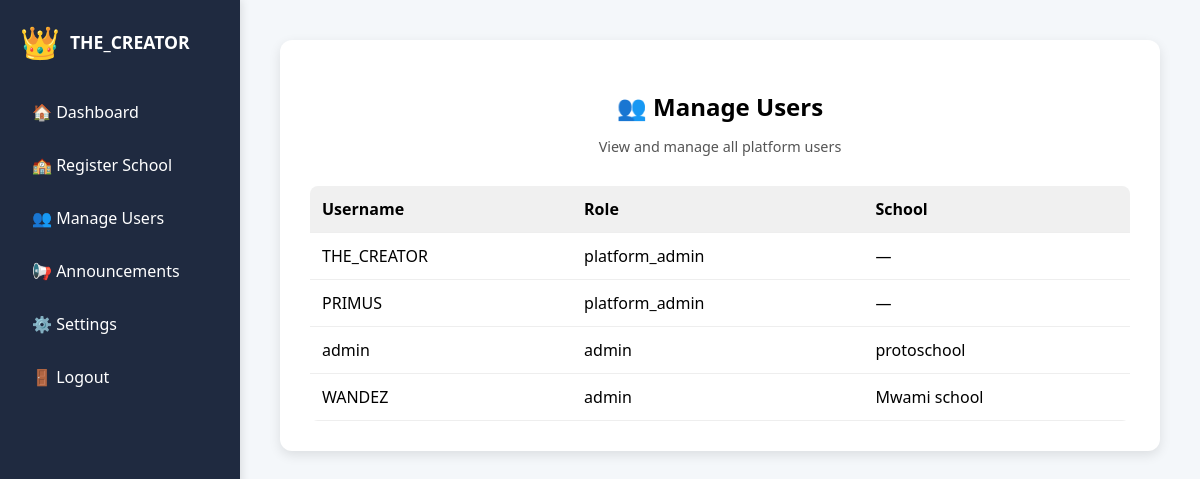
/manage_users/ (signed in), run on the app's committed database.
### theschool/models.py (models this page shows, shortened)
class User(AbstractUser):
    ROLE_CHOICES = (
        ('admin', 'Admin'),
        ('teacher', 'Teacher'),
        ('parent', 'Parent'),
        ('platform_admin', 'Platform Admin'),
    )
    role = models.CharField(max_length=20, choices=ROLE_CHOICES)
    school = models.ForeignKey(School, on_delete=models.CASCADE, null=True, blank=True)
    phone_number = models.CharField(max_length=20, blank=True)
    is_platform_admin = models.BooleanField(default=False)

class School(models.Model):
    name = models.CharField(max_length=255)
    address = models.TextField()
    created_at = models.DateTimeField(auto_now_add=True)

### theschool/views.py (the view)
# urls.py: path('manage_users/', views.manage_users_view, name='manage_users'),
@login_required
def manage_users_view(request):
    if not request.user.is_platform_admin:
        return redirect('dashboard')
    users = User.objects.all()
    return render(request, 'manage_users.html', {'users': users})

### templates/manage_users.html (shortened to what this page needs)
{% load static %}
<!DOCTYPE html>
<html lang="en">
<head>
  <link rel="stylesheet" href="{% static 'css/sidebar.css' %}">
  <link rel="stylesheet" href="{% static 'css/manage_users.css' %}">
</head>
<body>
  {% include 'sidebar.html' %}
  <main class="main-content">
    <div class="users-container">
      <h2>👥 Manage Users</h2>
      <p class="subtitle">View and manage all platform users</p>
      <table class="users-table">
        <thead>
          <tr>
            <th>Username</th>
            <th>Role</th>
            <th>School</th>
          </tr>
        </thead>
        <tbody>
          {% for user in users %}
            <tr>
              <td>{{ user.username }}</td>
              <td>{{ user.role }}</td>
              <td>
                {% if user.school %}
                    {{ user.school.name }}
                {% else %}
                    —
                {% endif %}
              </td>
            </tr>
          {% endfor %}
        </tbody>
      </table>
    </div>
  </main>
</body>
</html>

### templates/sidebar.html
{% load static %}
<link rel="stylesheet" href="{% static 'css/sidebar.css' %}">
<aside class="sidebar">
  <div class="profile">
    <div class="avatar">👑</div>
    <div class="info">
      <span class="username">{{ request.user.username }}</span>
    </div>
  </div>
  <nav>
    <ul class="nav-links">
      <li><a href="{% url 'platform_dashboard' %}">🏠 Dashboard</a></li>
      <li><a href="{% url 'register_school' %}">🏫 Register School</a></li>
      <li><a href="{% url 'manage_users' %}">👥 Manage Users</a></li>
      <li><a href="{% url 'announcements' %}">📢 Announcements</a></li>
      <li><a href="{% url 'settings' %}">⚙️ Settings</a></li>
      <li><a href="{% url 'logout' %}">🚪 Logout</a></li>
    </ul>
  </nav>
</aside>

### static/css/sidebar.css (style rules this page uses)
.sidebar { position: fixed; top: 0; left: 0; width: 240px; height: 100vh; background-color: #1f2a40; color: #fff; padding: 20px; box-shadow: 2px 0 8px rgba(0,0,0,0.1); display: flex; flex-direction: column; z-index: 1000; box-sizing: border-box; }
.profile { display: flex; align-items: center; margin-bottom: 30px; }
.avatar { font-size: 2em; margin-right: 10px; }
.info .username { font-weight: bold; font-size: 1.1em; }
.nav-links { list-style: none; padding: 0; margin: 0; }
.nav-links li { margin-bottom: 15px; }
.nav-links a { color: #fff; text-decoration: none; font-size: 1em; display: block; padding: 8px 12px; border-radius: 6px; transition: background-color 0.2s ease; }

### static/css/manage_users.css (style rules this page uses)
html, body { margin: 0; padding: 0; height: 100%; font-family: 'Segoe UI', sans-serif; background: #f4f7fa; }
.main-content { margin-left: 240px; padding: 40px; min-height: 100vh; box-sizing: border-box; }
.users-container { background: white; padding: 30px; border-radius: 12px; box-shadow: 0 4px 12px rgba(0,0,0,0.1); max-width: 900px; margin: auto; animation: fadeIn 0.5s ease-in-out; }
.users-container h2 { margin-bottom: 10px; text-align: center; }
.subtitle { text-align: center; font-size: 0.9em; color: #555; margin-bottom: 30px; }
.users-table { width: 100%; border-collapse: collapse; background: #fff; border-radius: 8px; overflow: hidden; }
.users-table th, .users-table td { padding: 12px; border-bottom: 1px solid #eee; text-align: left; }
.users-table th { background-color: #f0f0f0; font-weight: 600; }

### data on the page
User: user.username "THE_CREATOR", username "THE_CREATOR", role "platform_admin"
User: username "PRIMUS", role "platform_admin"
User: username "admin", role "admin", school.name "protoschool"
User: username "WANDEZ", role "admin", school.name "Mwami school"
